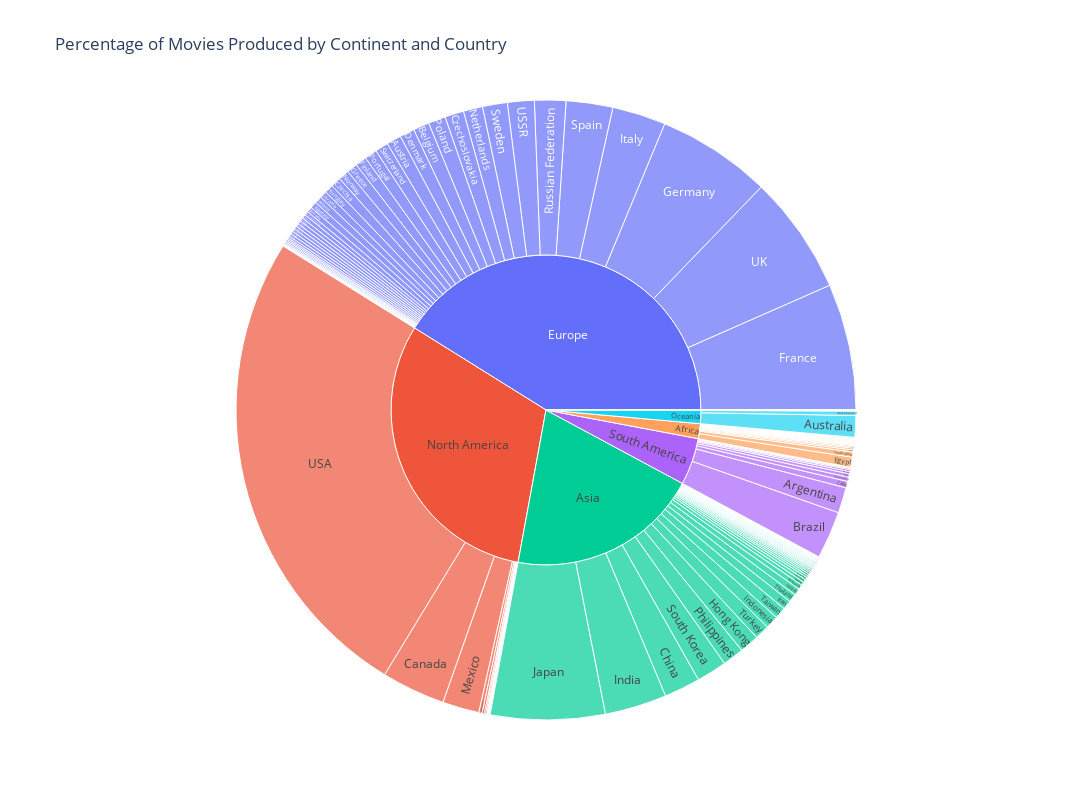

The notebook cell this image was saved under:
### Markdown cell above
## Distribution of Movies by Continent

### Code cell
# Create a sunburst chart to visualize the percentage of movies produced by continent and country
fig = px.sunburst(
    country_counts,  # DataFrame containing country, continent, and percentage data
    path=['continent', 'country'],  # Path to create the hierarchical structure (continent -> country)
    values='percentage',  # Use 'percentage' as the value to visualize in the sunburst
    title='Percentage of Movies Produced by Continent and Country',  # Title for the sunburst
    hover_data={'percentage': ':.3'}  # Format hover data to show percentage with 3 decimal places
)

# Adjust the layout of the sunburst chart
fig.update_layout(
    width=1500,  # Set the width to 1500px
    height=800,  # Set the height to 800px
)

# Display the sunburst chart
fig.show()

### Figure 1 — Plotly figure (JSON) as saved in the notebook; plotly's stock layout.template omitted (floating-point values rounded to 4 significant figures; data arrays with more than 128 entries replaced by an {"elided": "..."} marker saying what was removed)
{"data": [{"branchvalues": "total", "customdata": {"elided": "254x1 float values"}, "domain": {"x": [0, 1], "y": [0, 1]}, "hovertemplate": "labels=%{label}<br>percentage=%{customdata[0]:.3}<br>parent=%{parent}<br>id=%{id}<extra></extra>", "ids": {"elided": "254 str values"}, "labels": {"elided": "254 str values"}, "name": "", "parents": {"elided": "254 str values"}, "type": "sunburst", "values": {"elided": "254 float values"}}], "layout": {"height": 800, "legend": {"tracegroupgap": 0}, "title": {"text": "Percentage of Movies Produced by Continent and Country"}, "width": 1500}}
